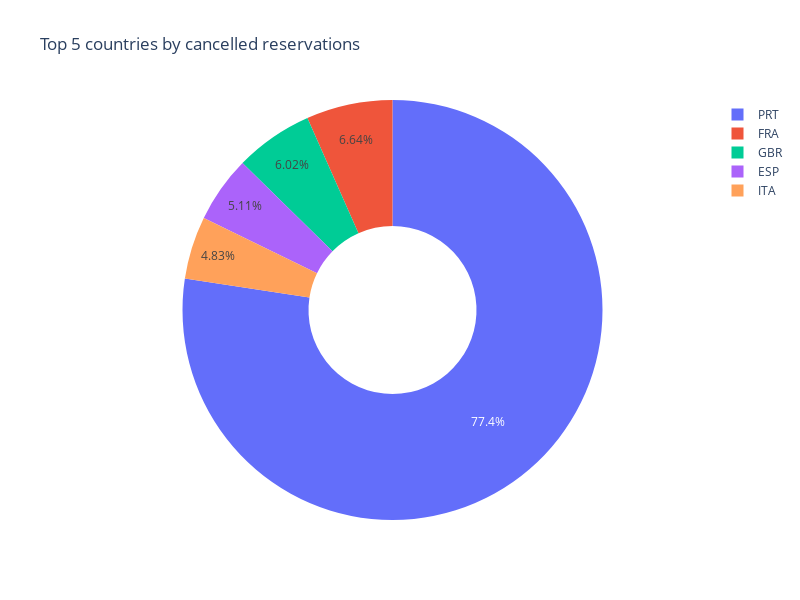

Notebook source saved alongside this figure:
### Markdown cell above
Most successful reservations come from Portugal (36.3%). The French segment comes second (23.6%). Germany takes third place (16.7%). Then comes Great Britain (12.5%). Spain is the fifth country with the highest number of successful reservations (10.9%).

### Code cell
city_cancelled = df_city[df_city["is_canceled"] == 1]
labels = city_cancelled["country"].value_counts()[:5].index.tolist()
values = city_cancelled["country"].value_counts()[:5].tolist()

fig = go.Figure(data=[go.Pie(labels = labels, values = values, hole=.4)], 
                layout=go.Layout(width=800, height=600, title = "Top 5 countries by cancelled reservations"))
fig.show()

### Figure 1 — Plotly figure (JSON) as saved in the notebook; plotly's stock layout.template omitted (floating-point values rounded to 4 significant figures)
{"data": [{"hole": 0.4, "labels": ["PRT", "FRA", "GBR", "ESP", "ITA"], "type": "pie", "values": [20077, 1723, 1562, 1326, 1253]}], "layout": {"height": 600, "title": {"text": "Top 5 countries by cancelled reservations"}, "width": 800}}
